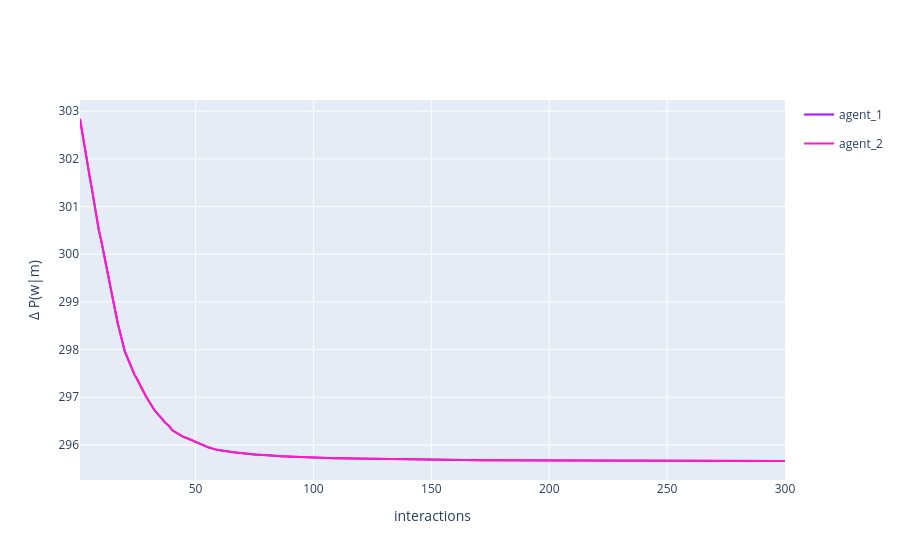

Notebook source saved alongside this figure:
### Code cell
fig = multi_agent_update_plot_from_df(
    vocab_dif,
    time_col='interaction_no',
    dif_col='delta'
)

fig.update_layout(
    # title='Dyadic interaction in a random environment',
    yaxis_title='Δ P(w|m)',
    xaxis_title='interactions'
)
fig.show()

### Figure 1 — Plotly figure (JSON) as saved in the notebook; plotly's stock layout.template omitted (floating-point values rounded to 4 significant figures; data arrays with more than 128 entries replaced by an {"elided": "..."} marker saying what was removed)
{"data": [{"legendgroup": "agent_1", "line": {"color": "#AA0DFE"}, "mode": "lines", "name": "agent_1", "showlegend": true, "x": {"elided": "300 int values"}, "y": {"elided": "300 float values"}, "type": "scatter"}, {"legendgroup": "agent_2", "line": {"color": "#FC1CBF"}, "mode": "lines", "name": "agent_2", "showlegend": true, "x": {"elided": "300 int values"}, "y": {"elided": "300 float values"}, "type": "scatter"}], "layout": {"yaxis": {"title": {"text": "Δ P(w|m)"}}, "xaxis": {"title": {"text": "interactions"}}}}
